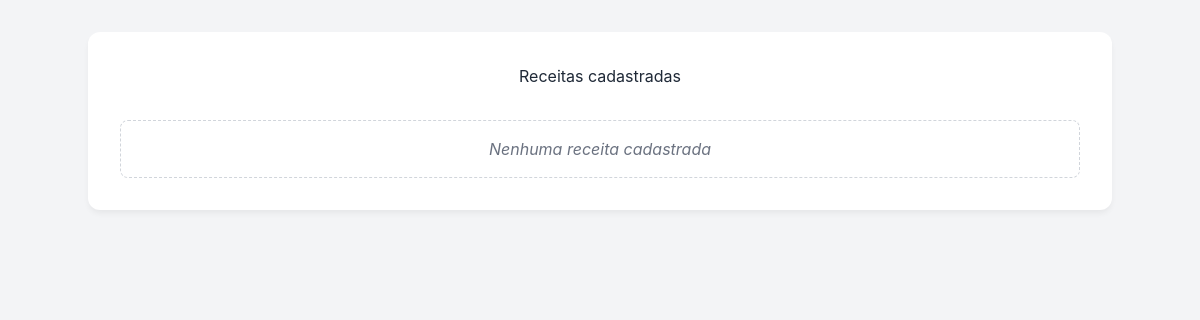
Before: /recipes/ with the older database file.
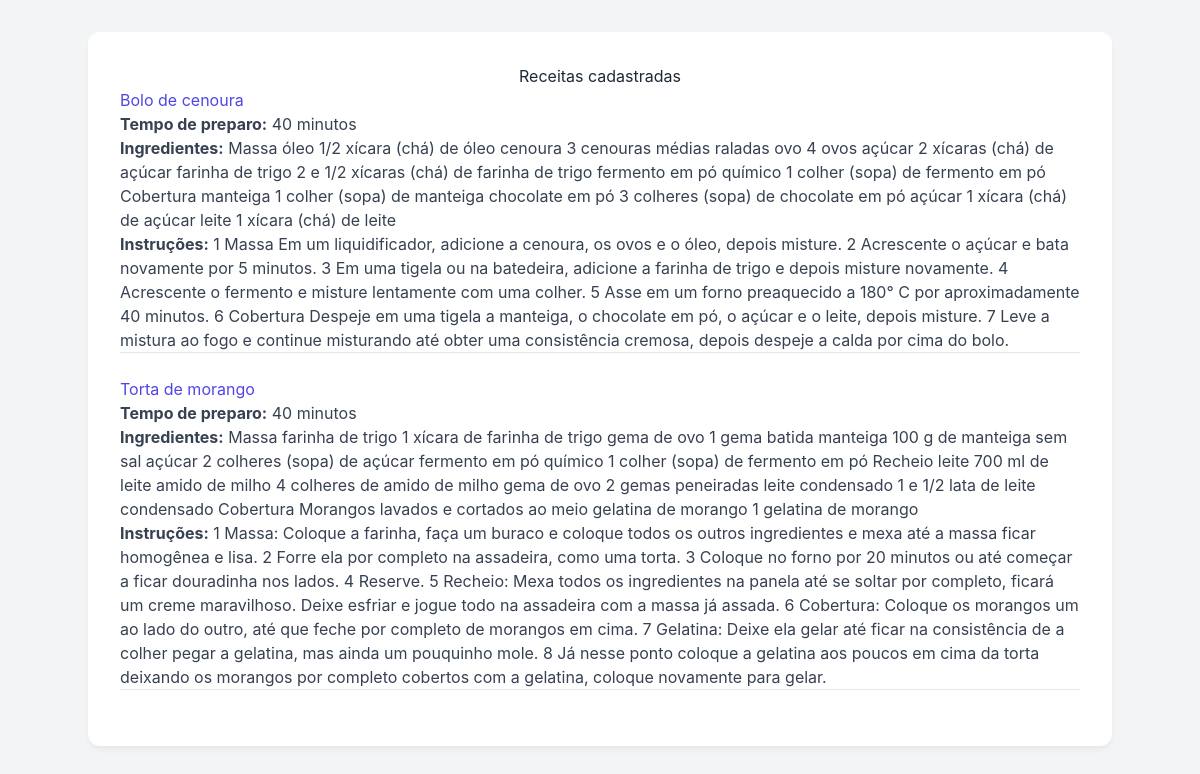
After: the same page with the newer database file.
### recipes/models.py (models this page shows, shortened)
class Recipe(models.Model):
    title = models.CharField(max_length=200)
    ingredients = models.TextField()
    instructions = models.TextField()
    cooking_time = models.IntegerField(help_text="Em minutos")
    image = models.ImageField(upload_to='recipes', blank=True, null=True)
    class Meta:
        verbose_name_plural = "Recipes"

### recipes/views.py (the view)
# urls.py: path('', views.recipe_list, name='recipe_list'),
def recipe_list(request):
    recipes = Recipe.objects.all()
    return render(request, 'recipes/recipe_list.html',{'recipes': recipes})

### recipes/templates/recipes/recipe_list.html (shortened to what this page needs)
<!DOCTYPE html>
<html lang="pt-br">
<head>
    <script src="https:cdn.tailwindcss.com"></script>
</head>
<body>
    <div class="container">
        <h1>Receitas cadastradas</h1>
        {% for recipe in recipes %}
            <div class="recipe-item">
                <div class="recipe-content">
                    <h2>
                        <a href="{% url 'recipe_detail' recipe.pk %}">
                            {{ recipe.title }}
                        </a>
                    </h2>
                    <p>
                        <strong>Tempo de preparo:</strong>
                        {{ recipe.cooking_time }} minutos
                    </p>
                    <p>
                        <strong>Ingredientes:</strong>
                        {{ recipe.ingredients }}
                    </p>
                    <p>
                        <strong>Instruções:</strong>
                        {{ recipe.instructions }}
                    </p>
                    <hr>
                </div>
            </div>
        {% empty %}
            <p class="empty-message">Nenhuma receita cadastrada</p>
        {% endfor %}
    </div>
</body>
</html>

### recipes/templates/recipes/recipe_list.html (style rules this page uses)
body { font-family: 'Inter', sans-serif; background-color: #f3f4f6; color: #374151; line-height: 1.6; }
.container { max-width: 800px; margin: 2rem auto; padding: 2rem; background-color: #ffffff; border-radius: 0.75rem; box-shadow: 0 4px 6px -1px rgba(0, 0, 0, 0.06); }
h1 { color: #1f2937; font-size: 2.25rem; font-weight: 700; margin-bottom: 1.5rem; text-align: center; }
.recipe-item { display: flex; align-items: center; gap: 1rem; margin-bottom: 1.5rem; }
.recipe-content { flex-grow: 1; }
h2 { color: #1f2937; font-size: 1.5rem; font-weight: 600; margin-top: 0; margin-bottom: 0.75rem; }
h2 a { color: #4f46e5; text-decoration: none; transition: color 0.2s ease-in-out; }
p { margin-bottom: 0.5rem; }
strong { font-weight: 600; }
hr { border-top: 1px solid #e5e7eb; margin-top: 1.5rem; margin-bottom: 1.5rem; }

Changed rows visible on the page:
added Recipe: title "Bolo de cenoura", cooking_time "40", ingredients "Massa óleo 1/2 xícara (chá) de óleo cenoura 3 cenouras médias raladas ovo 4 ovos açúcar 2 xícaras (chá) de açúcar farinha de trigo 2 e 1/2 xícaras (chá) de farinha de trigo fermento em pó químico 1 colher (sopa) de fermento em pó Cobertura manteiga 1 colher (sopa) de manteiga chocolate em pó 3 colheres (sopa) de chocolate em pó açúcar 1 xícara (chá) de açúcar leite 1 xícara (chá) de leite", instructions "1 Massa Em um liquidificador, adicione a cenoura, os ovos e o óleo, depois misture. 2 Acrescente o açúcar e bata novamente por 5 minutos. 3 Em uma tigela ou na batedeira, adicione a farinha de trigo e depois misture novamente. 4 Acrescente o fermento e misture lentamente com uma colher. 5 Asse em um forno preaquecido a 180° C por aproximadamente 40 minutos. 6 Cobertura Despeje em uma tigela a manteiga, o chocolate em pó, o açúcar e o leite, depois misture. 7 Leve a mistura ao fogo e continue misturando até obter uma consistência cremosa, depois despeje a calda por cima do bolo."
added Recipe: title "Torta de morango", cooking_time "40", ingredients "Massa farinha de trigo 1 xícara de farinha de trigo gema de ovo 1 gema batida manteiga 100 g de manteiga sem sal açúcar 2 colheres (sopa) de açúcar fermento em pó químico 1 colher (sopa) de fermento em pó Recheio leite 700 ml de leite amido de milho 4 colheres de amido de milho gema de ovo 2 gemas peneiradas leite condensado 1 e 1/2 lata de leite condensado Cobertura Morangos lavados e cortados ao meio gelatina de morango 1 gelatina de morango", instructions "1 Massa: Coloque a farinha, faça um buraco e coloque todos os outros ingredientes e mexa até a massa ficar homogênea e lisa. 2 Forre ela por completo na assadeira, como uma torta. 3 Coloque no forno por 20 minutos ou até começar a ficar douradinha nos lados. 4 Reserve. 5 Recheio: Mexa todos os ingredientes na panela até se soltar por completo, ficará um creme maravilhoso. Deixe esfriar e jogue todo na assadeira com a massa já assada. 6 Cobertura: Coloque os morangos um ao lado do outro, até que feche por completo de morangos em cima. 7 Gelatina: Deixe ela gelar até ficar na consistência de a colher pegar a gelatina, mas ainda um pouquinho mole. 8 Já nesse ponto coloque a gelatina aos poucos…"
Other visible differences:
text no longer shown: "Nenhuma receita cadastrada"
